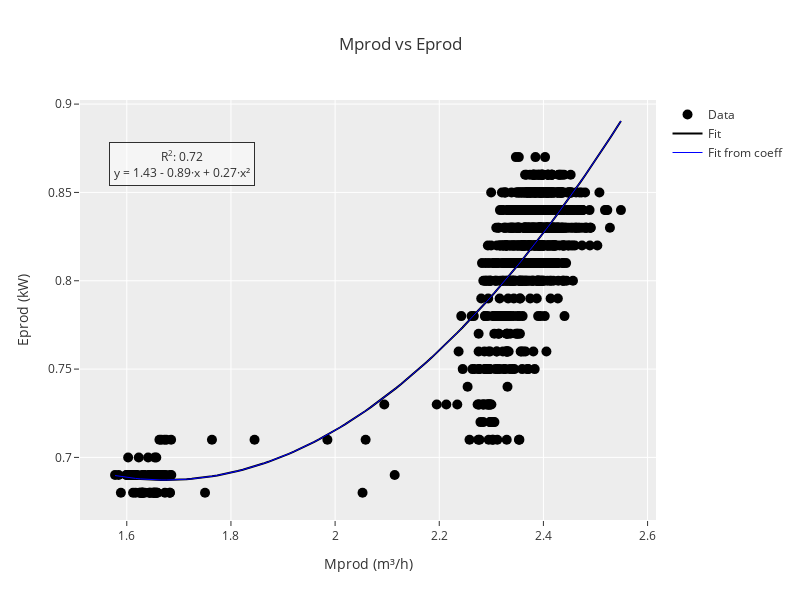

This figure's notebook cell:
### Code cell
xrange = np.arange(1400, len(df)) # np.arange(8000, len(df)-1500)

fit, fig = fit_data(df=df.iloc[xrange], x_var='Mprod', y_var='Eprod', x_var_unit='m³/h', y_var_unit='kW', degree=2)
fig.show()
